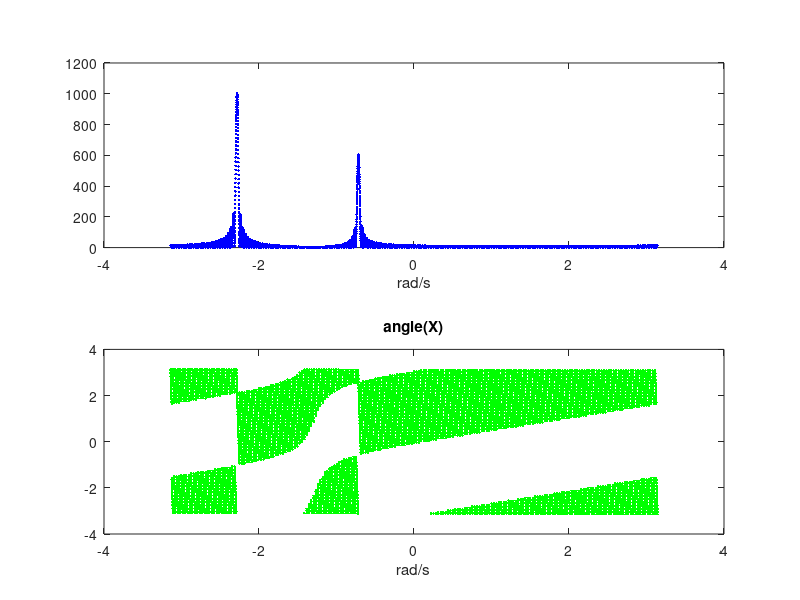
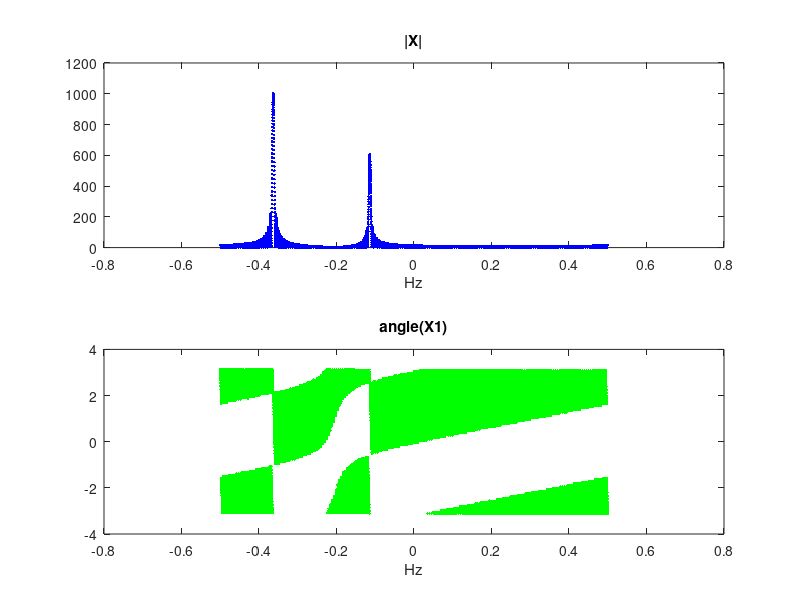

Here is the MATLAB script that generated these plots, in order:
clc;clear;close all;

n=(-100:100);
om=linspace(-pi, pi, 10000);
T=0.1;

x=5*exp(1i*40*T*n)+3*exp(-1i*70*T*n);

X=freqz(x, 1, om);
X_mag = abs(X);
X_phase = angle(X);

figure(1)
subplot(2,1,1)
plot(om, X_mag, '.b')
xlabel('|X|')
xlabel('rad/s')
subplot(2,1,2)
plot(om, X_phase, '.g')
title('angle(X)')
xlabel('rad/s')

figure(2)
subplot(2,1,1)
plot(om/(2*pi), X_mag, '.b')
title('|X|')
xlabel('Hz')
subplot(2,1,2)
plot(om/(2*pi), X_phase, '.g')
title('angle(X1)')
xlabel('Hz')

